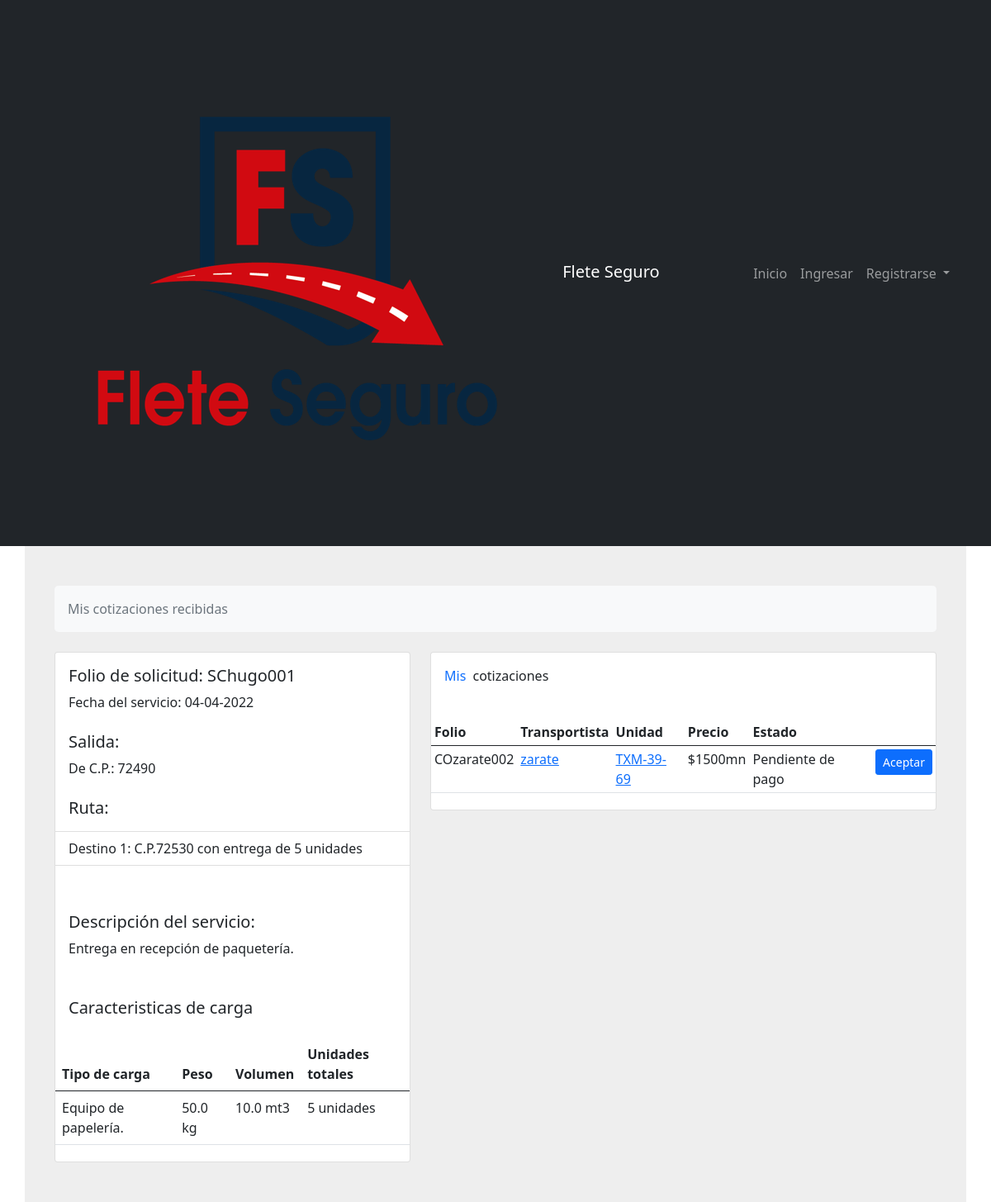
The app's page /fletes/cotizaciones/hugo-1 with its own data.
### fletes/models.py (models this page shows, shortened)
class Solicitud(models.Model):
    cliente_id = models.ForeignKey(Cliente, on_delete=models.CASCADE)
    folio = models.CharField(verbose_name="Folio", max_length=20, editable=False, unique = True)
    creado = models.DateTimeField(editable=False)
    modificado = models.DateTimeField()
    descripcion_servicio = models.TextField(verbose_name="Descripción de servicio")
    caracteristicas_carga = models.TextField(verbose_name="Tipo de carga")
    peso_carga = models.FloatField(verbose_name="Peso de la carga(kg)")
    volumen_carga = models.FloatField(verbose_name="Volumen de la carga(mts3)")
    unidades_totales = models.IntegerField(verbose_name="Unidades totales de la carga")
    fecha_servicio = models.DateTimeField(verbose_name="Fecha de servicio", validators=[validate_date])
    hora = models.TimeField(verbose_name="Hora de servicio")
    tiempo_carga = models.IntegerField(verbose_name="Tiempo máximo para la carga(min)")
    domicilio_id = models.ForeignKey(Domicilios, on_delete=models.PROTECT, verbose_name="Origen")
    estado_solicitud = models.CharField(verbose_name="Estado", choices=ESTADO_SOLICITUD, max_length=40, default="Guardada")
    tiempo_total = models.FloatField(verbose_name="Tiempo total del viaje", null=True, blank=True)
    km_total = models.FloatField(verbose_name="Km totales del viaje", null=True, blank=True)
    slug = models.SlugField(null=True, blank=True)
    material_peligroso = models.BooleanField(
        verbose_name="Es material peligroso",
        default=False,)
    motivo_cancelacion = models.TextField(verbose_name="Motivo de cancelación")
    activo = models.BooleanField(
        verbose_name="Activo",
        default=True,)

class Domicilios(models.Model):
    cliente_id = models.ForeignKey(Cliente, on_delete=models.CASCADE)
    creado = models.DateTimeField(editable=False)
    modificado = models.DateTimeField()
    nombre = models.CharField(verbose_name="Nombre para identificar domicilio", max_length=100)
    calle = models.CharField(verbose_name="Calle", max_length=100)
    num_ext = models.CharField(verbose_name="Numero exterior", max_length=100)
    num_int = models.CharField(verbose_name="Numero interior", max_length=100, default="", blank=True)
    colonia = models.CharField(verbose_name="Colonia", max_length=100)
    municipio = models.CharField(verbose_name="Municipio o alcadía", max_length=100)
    cp = models.CharField(verbose_name="Código postal",max_length=100,)
    estado = models.CharField(verbose_name="Estado", choices=ESTADOS, max_length=40)
    referencias = models.TextField(verbose_name="Refrencias del domicilio")
    longitud = models.FloatField(verbose_name="Longitud", null=True, blank=True)
    latitud = models.FloatField(verbose_name="Latitud", null=True, blank=True)
    is_valid = models.BooleanField(verbose_name="Es válido", default=False)
    google_format = models.CharField(verbose_name="Dirección completa", max_length=100, null=True, blank=True)
    google_place_id = models.CharField(verbose_name="Google place ID", max_length=100, null=True, blank=True)
    slug = models.SlugField(null=True, blank=True)

class Destino(models.Model):
    solicitud_id = models.ForeignKey(Solicitud, on_delete=models.CASCADE)
    domicilio_id = models.ForeignKey(Domicilios, on_delete=models.PROTECT)
    tiempo_descarga = models.IntegerField(verbose_name="Tiempo máximo para la descarga(min)")
    unidades_entregar = models.IntegerField(verbose_name="Unidades a entregar en este destino")
    foto1 = models.ImageField(verbose_name="Foto 1 evidencia de entrega", upload_to='unidades_pics', null=True, blank=True)
    foto2 = models.ImageField(verbose_name="Foto 2 evidencia de entrega", upload_to='unidades_pics', null=True, blank=True)
    foto3 = models.ImageField(verbose_name="Foto 3 evidencia de entrega", upload_to='unidades_pics', null=True, blank=True)
    foto4 = models.ImageField(verbose_name="Foto 4 evidencia de entrega", upload_to='unidades_pics', null=True, blank=True)
    foto5 = models.ImageField(verbose_name="Foto 5 evidencia de entrega", upload_to='unidades_pics', null=True, blank=True)

class Cotizacion(models.Model):
    transportista_id = models.ForeignKey(
        Transportista,
        verbose_name="Transportista",
        on_delete=models.CASCADE)
    solicitud_id = models.ForeignKey(
        Solicitud,
        verbose_name="Solicitud",
        on_delete=models.CASCADE)
    unidad_id = models.ForeignKey(
        Unidades,
        verbose_name="Unidad",
        on_delete=models.CASCADE)
    creado = models.DateTimeField(editable=False)
    modificado = models.DateTimeField()
    monto = models.FloatField(
        verbose_name="Monto")
    folio = models.CharField(verbose_name="Folio", max_length=20, editable=False, unique = True)
    estado_cotizacion = models.CharField(verbose_name="Estado", choices=ESTADO_COTIZACION, max_length=40, default="Pendiente")
    motivo_cancelacion = models.TextField(verbose_name="Motivo de cancelación", null=True, blank=True)
    total = models.FloatField(
        verbose_name="Total", null=True, blank=True)
    slug = models.SlugField(null=True, blank=True)
    nivel_seguro = models.ForeignKey(
        Seguro,
        verbose_name="Nivel de Seguro",
        on_delete=models.CASCADE,
        null=True,
        blank=True)
    es_asegurada = models.BooleanField(
        verbose_name="Viaje asegurado",
        default=False,)
    aceptar_tyc = models.BooleanField(
        verbose_name="Aceptación de términos y condiciones de seguro",
        default=False,)
    activo = models.BooleanField(
        verbose_name="Activo",
        default=True,)
    checkoutUrl = models.URLField(max_length = 200, null=True, blank=True)

### usuarios/models.py (models this page shows, shortened)
class Transportista(models.Model):
    user = models.OneToOneField(MyUser, on_delete=models.CASCADE, primary_key=True)
    image = models.ImageField(verbose_name="Foto de perfil", default='default.jpg', upload_to='profile_pics')
    nombre = models.CharField(
        verbose_name="Nombre o Razon social(empresas)",
        max_length=100)
    ape_pat = models.CharField(
        verbose_name="Apellido paterno", max_length=100, blank=True, default="")
    ape_mat = models.CharField(
        verbose_name="Apellido materno", max_length=100, blank=True, default="")
    telefono = models.CharField(verbose_name="Numero teléfonico a 10 digitos", max_length=100)
    calle = models.CharField(verbose_name="Calle", max_length=100)
    num_ext = models.CharField(verbose_name="Numero exterior", max_length=100)
    num_int = models.CharField(verbose_name="Numero interior", max_length=100, default="", blank=True)
    colonia = models.CharField(verbose_name="Colonia", max_length=100)
    municipio = models.CharField(verbose_name="Municipio o alcadía", max_length=100,)
    cp = models.CharField(verbose_name="Código postal",max_length=100,)
    estado = models.CharField(verbose_name="Estado", choices=ESTADOS, max_length=40)
    calificacion = models.IntegerField(verbose_name="Calificación", default=5, null=False)
    viajes_realizados = models.IntegerField(verbose_name="Viajes realizados", default=0, null=False)
    telefonia_movil = models.ForeignKey(Telefonias, verbose_name="Telefonía Movil", null=True, on_delete=models.CASCADE)
    slug = models.SlugField(null=True, blank=True)
    def __str__(self):
        return f'{self.user.username}'

class MyUser(AbstractUser):
    email = models.EmailField(max_length=254, unique=True)
    es_transportista = models.BooleanField(default=False)
    es_cliente = models.BooleanField(default=False)
    es_empresa = models.BooleanField(
        verbose_name="Persona moral",
        default=False,
        help_text="Las empresas son personas morales")
    es_validado = models.BooleanField(default=False)
    penalizaciones = models.IntegerField(verbose_name="Número de penalizacionos", default=0)
    class Meta:
        db_table = 'auth_user'

class Unidades(models.Model):
    marca = models.CharField(verbose_name="Marca", max_length=50)
    modelo = models.CharField(verbose_name="Modelo", max_length=50)
    año = models.IntegerField(verbose_name="Año", choices=YEAR_CHOICES, default=datetime.datetime.now().year)
    tipo_caja = models.CharField(verbose_name="Tipo de caja", max_length=50)
    capacidad_carga = models.FloatField(verbose_name="Capacidad de carga(toneladas)")
    placa = models.CharField(verbose_name="Placa", max_length=50, default="")
    tarjeta_circulacion = models.CharField(verbose_name="Tarjeta de circulación", max_length=50, default="")
    tarjeta_circulacion_foto = models.ImageField(verbose_name="Foto de tarjeta de circulación", upload_to='tarjetas_circulacion')
    foto1 = models.ImageField(verbose_name="Foto 1 de unidad", upload_to='unidades_pics')
    foto2 = models.ImageField(verbose_name="Foto 2 de unidad", upload_to='unidades_pics', null=True, blank=True)
    encierro = models.ForeignKey(Encierro, on_delete=models.CASCADE,)
    user = models.ForeignKey(MyUser, on_delete=models.CASCADE)
    def __str__(self):
        return f'{self.placa}'

### fletes/views.py (the view, shortened to what this page needs)
# urls.py: path('cotizaciones/<slug:slug>', CotizacionListClienteView.as_view(), name='cotizaciones-cliente'),
class CotizacionListClienteView(ListView):
    model = Cotizacion
    template_name = 'fletes/cotizacionesCliente.html'
    context_object_name = 'cotizaciones'
    def get_context_data(self, *args, **kwargs):
        context = super().get_context_data(*args, **kwargs)
        solicitud = get_object_or_404(Solicitud, slug=self.kwargs['slug'])
        destinos = Destino.objects.filter(solicitud_id=solicitud.id)
        context['solicitud'] = solicitud
        context['destinos'] = destinos
        return context
    def get_queryset(self):
        solicitud = get_object_or_404(Solicitud, slug=self.kwargs['slug'])
        return Cotizacion.objects.filter(
            solicitud_id=solicitud
        ).order_by('-creado')

### fletes/templates/fletes/cotizacionesCliente.html (shortened to what this page needs)
{% extends 'base.html' %}
{% load crispy_forms_tags %}
{% block content %}
<section style="background-color: #eee;">
    <div class="container py-5 mt-4r">
        <div class="row justify-content-center">
            <div class="col">
                <nav aria-label="breadcrumb" class="bg-light rounded-3 p-3 mb-4">
                    <ol class="breadcrumb mb-0">
                        <li class="breadcrumb-item active" aria-current="page">Mis cotizaciones recibidas</li>
                    </ol>
                </nav>
            </div>
        </div>
        <div class="row">
                <div class="col-lg-5 justify-content-center">
                    <div class="card">
                        <div class="card-body">
                            <h5 class="card-title">Folio de solicitud: {{solicitud.folio}}</h5>
                            <p class="card-text">Fecha del servicio: {{solicitud.fecha_servicio|date:"d-m-Y"}}</p>
                            <h5 class="card-text mt-4">Salida:</h5>
                            <p class="card-text">De C.P.: {{solicitud.domicilio_id.cp}}</p>
                            <h5 class="card-text mt-4">Ruta:</h5>
                        </div>
                        <ul class="list-group list-group-flush">
                            {% if destinos %}
                                {% for destino in destinos %}
                                    <li class="list-group-item">Destino {{ forloop.counter }}: C.P.{{ destino.domicilio_id.cp }} con entrega de {{ destino.unidades_entregar}} unidades </li>
                                {% endfor %}
                            {% else %}
                                <li class="list-group-item">No hay destinos</li>
                            {% endif %}
                        </ul>
                        <div class="card-body mt-3">
                            <h5 class="card-text mt-4">Descripción del servicio:</h5>
                            <p class="card-text">{{solicitud.descripcion_servicio}}</p>
                        </div>
                        <div class="card-body mt-3">
                            <p class="h5">Caracteristicas de carga</p>
                        </div>
                        <div class="col-md-12 mb-1">
                            <table class="table">
                                <thead>
                                    <tr>
                                        <th scope="col">Tipo de carga</th>
                                        <th scope="col">Peso</th>
                                        <th scope="col">Volumen</th>
                                        <th scope="col">Unidades totales</th>
                                    </tr>
                                </thead>
                                <tbody>
                                    <tr>
                                    <td>{{solicitud.caracteristicas_carga}}</td>
                                    <td>{{solicitud.peso_carga}} kg</td>
                                    <td>{{solicitud.volumen_carga}} mt3</td>
                                    <td>{{solicitud.unidades_totales}} unidades</td>
                                    </tr>
                                </tbody>
                            </table>
                        </div>
                    </div>
                </div>
                <div class="col-lg-7 justify-content-center">
                    <div class="card">
                        <div class="card-body">
                            <p class="mb-4"><span class="text-primary font-italic me-1">Mis</span> cotizaciones</p>
                        </div>
                        {% if cotizaciones %}
                        <div class="col-md-12 mb-1 table-responsive">
                            <table class="table table-sm">
                                <thead>
                                    <tr>
                                        <th scope="col">Folio</th>
                                        <th scope="col">Transportista</th>
                                        <th scope="col">Unidad</th>
                                        <th scope="col">Precio</th>
                                        <th scope="col">Estado</th>
                                        <th scope="col"></th>
                                    </tr>
                                </thead>
                                <tbody>
                                    {% for cotizacion in cotizaciones%}
                                    <tr>
                                        <td>{{cotizacion.folio}}</td>
                                        <td><a href="{% url 'profile-transportista' cotizacion.transportista_id.slug %}">{{cotizacion.transportista_id}}</a></td>
                                        <td><a href="{% url 'detalle-unidad' pk=cotizacion.unidad_id.id %}">{{cotizacion.unidad_id}}</a></td>
                                        <td>${{cotizacion.monto|floatformat:0 }}mn</td>
                                        <td>{{cotizacion.estado_cotizacion}}</td>
                                        {% if cotizacion.estado_cotizacion == 'Aceptada' or  cotizacion.estado_cotizacion == 'Rechazada' or  cotizacion.estado_cotizacion == 'Confirmada'%}
                                        <td></td>
                                        {% else %}
                                        <td><a href="{% url 'fletes:aceptar-cotizacion' cotizacion.slug %}"><button class="btn btn-primary btn-sm">Aceptar</button></a></td>
                                        {% endif %}
                                    </tr>
                                    {% endfor %}
                                </tbody>
                            </table>
                        </div>
                        {% else %}
                        <p>No tiene contactos registrados</p>
                        {% endif %}
                    </div>
                </div>
        </div>
</section>
{% endblock content %}

### records on screen
Solicitud: folio "SChugo001", fecha_servicio "04-04-2022", domicilio_id.cp "72490", descripcion_servicio "Entrega en recepción de paquetería.", caracteristicas_carga "Equipo de papelería.", peso_carga "50.0", volumen_carga "10.0", unidades_totales "5"
Destino: domicilio_id.cp "72530", unidades_entregar "5"
Cotizacion: folio "COzarate002", transportista_id "zarate", unidad_id "TXM-39-69", monto "1500", estado_cotizacion "Pendiente de pago", shows "Aceptar"
